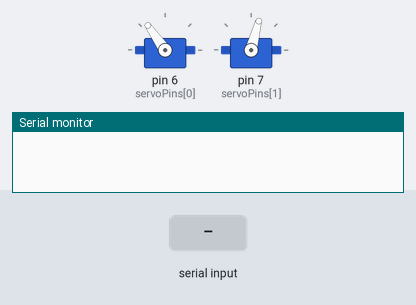
Simulated run of this sketch. Board: Arduino Uno, built with avr-gcc and run on an emulated ATmega328P. Parts: 2 × servo, the last lines printed to the serial monitor. The inputs (shaded band) are chosen by the test bench.

Above: at 1.2 s.
1.3 s: "1,90:" received over Serial
At 2.7 s:
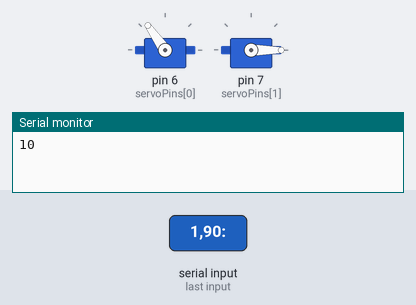
Timing chart, 0 to 4.3 s (numbered marks = the images above; inputs shaded):
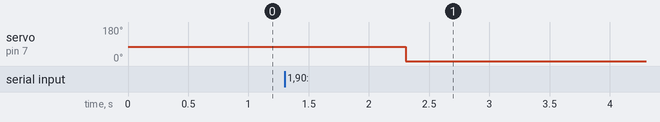

Measured:
- after the input at 1.3 s, servo on pin 7 (servoPins[1]): 75° → 0° after 1.0 s

The sketch:

multiple_motors_rotation.ino
```cpp
#include <Servo.h>

int servoCount = 2;
int servoPins[] = {6,7};  /// pin 2 servo jaw   //pin 3 wrist  //pinr
Servo servos[2];

void setup() {
  Serial.begin(9600);

  AttachServos();

  //servos[0].write(180);        ///wrist pin 6, jaw 7
 // servos[1].write(180);
   servos[0].write(125);
   servos[1].write(75);

}

void loop() {
}

void serialEvent() {
  int channel;
  int pos;

  channel = Serial.readStringUntil(':').toInt();
  pos = Serial.readString().toInt();
  servos[channel].write(pos);
  Serial.print(channel  );
  Serial.println(pos);
}

void AttachServos() {
  for(int i = 0; i < servoCount; i++)
  {
    servos[i].attach(servoPins[i]);
  }
 }
```
